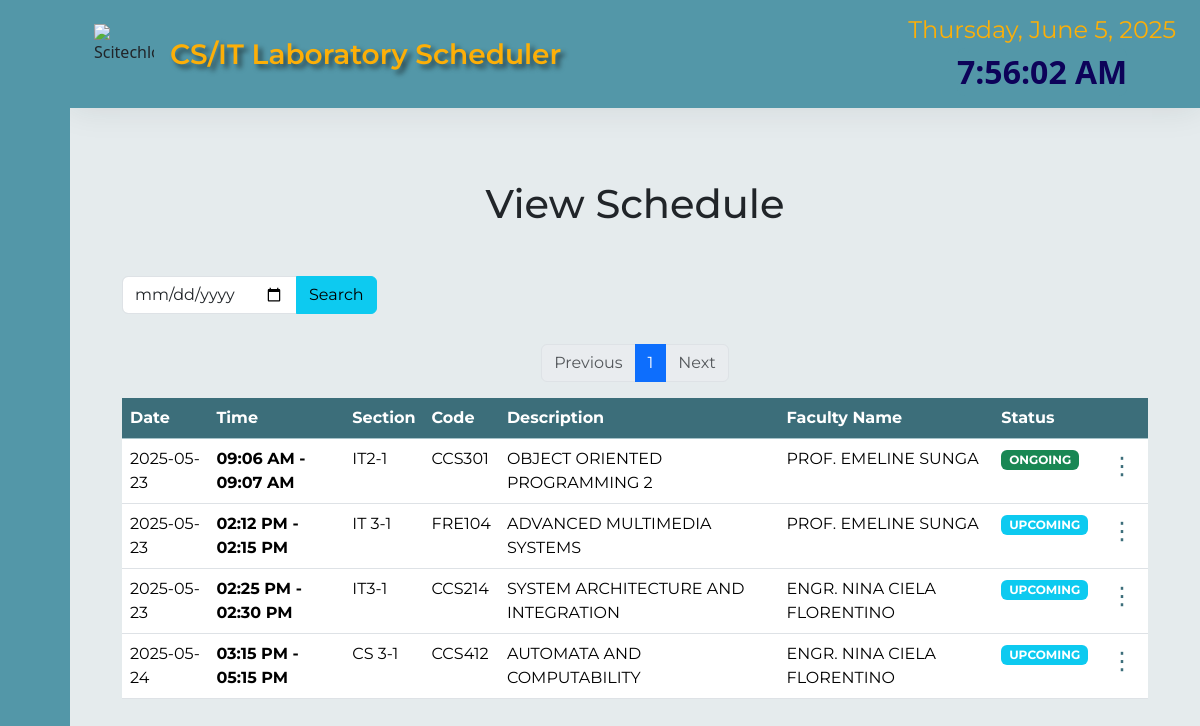
The page /view.php on the database its author committed.
### tables this page shows
CREATE TABLE `create_sched` (
  `sched_id` int(2) NOT NULL,
  `purpose` varchar(30) NOT NULL,
  `sem` varchar(30) NOT NULL,
  `program` varchar(25) NOT NULL,
  `level` varchar(30) NOT NULL,
  `section` varchar(15) NOT NULL,
  `course_code` varchar(7) NOT NULL,
  `course_desc` varchar(50) NOT NULL,
  `start_time` time NOT NULL,
  `end_time` time NOT NULL,
  `start_date` date NOT NULL,
  `end_date` date NOT NULL,
  `repeat_sched` varchar(80) NOT NULL,
  `recurrence_type` text NOT NULL,
  `faculty` varchar(30) NOT NULL,
  `status` varchar(9) NOT NULL
);

### view.php (the view, shortened to what this page needs)
<?php
include 'connection.php';
$limit = 10;
$page = isset($_GET['page']) && is_numeric($_GET['page']) ? (int)$_GET['page'] : 1;
$offset = ($page - 1) * $limit;
$total_sql = "SELECT COUNT(*) as total FROM create_sched";
$total_result = mysqli_query($conn, $total_sql);
$total_row = mysqli_fetch_assoc($total_result);
$total_schedules = $total_row['total'];
$total_pages = ceil($total_schedules / $limit);
$sql = "SELECT * FROM create_sched ORDER BY start_date, start_time LIMIT $limit OFFSET $offset";
$result = $conn->query($sql);
?>
<!doctype html>
<html lang="en">
  <head>
    <link href="https://cdn.lineicons.com/4.0/lineicons.css" rel="stylesheet">
    <link rel="stylesheet" href="styles.css">
    <link href="https://cdn.jsdelivr.net/npm/bootstrap@5.3.3/dist/css/bootstrap.min.css" rel="stylesheet">
  </head>
  <body>
    <div class="wrapper">
      <aside id="sidebar">
        <div class="d-flex">
          <button class="toggle-btn" type="button">
          </button>
        </div>
        <ul class="sidebar-nav">
          <li class="sidebar-item">
            <a href="index.php" class="sidebar-link">
            </a>
          </li>
          <li class="sidebar-item">
            <a href="#" class="sidebar-link has-dropdown collapsed" data-bs-toggle="collapse" data-bs-target="#createDropdown" aria-expanded="false" aria-controls="auth">
              </a>
          </li>
            <li class="sidebar-item">
          <a href="#" class="sidebar-link has-dropdown collapsed" data-bs-toggle="collapse" data-bs-target="#viewDropdown" aria-expanded="false" aria-controls="auth">
            </a>
          </li>
                          <li class="sidebar-item">
            <a href="#" class="sidebar-link has-dropdown collapsed" data-bs-toggle="collapse" data-bs-target="#course" aria-expanded="false" aria-controls="course">
            </a>
           <li class="sidebar-item">
            <a href="#" class="sidebar-link has-dropdown collapsed" data-bs-toggle="collapse" data-bs-target="#auth" aria-expanded="false" aria-controls="auth">
            </a>
             <li class="sidebar-item">
                <a href="#" class="sidebar-link has-dropdown collapsed" data-bs-toggle="collapse" data-bs-target="#acc" aria-expanded="false" aria-controls="auth">
                </a>
          </li>
          <li class="sidebar-footer">
          <a href="logout.php" class="sidebar-link">
            </a>
          </li>
        </ul>
      </aside>
      <div class="main">
        <nav class="navbar navbar-expand  px-4 py-4" data-bs-theme="dark">
          <div class="navbar-collapse collapse">
          <img src="assets/scitech logo.png"  alt="Scitechlogo" height="60px" width="60px">
          <a class="navbar-brand mx-3 fs-3" id="navtitle" href="#" style="text-shadow: 4px 4px 5px rgba(14, 14, 14, 0.6) !important;">CS/IT Laboratory Scheduler</a>
            <ul class="navbar-nav ms-auto">
              <li class="navbar-item dropdown">
                <div class="timer-container">
                  <div class="date" id="currentDate">
                  </div>
                  <div class="time" id="localTime">
                  </div>
                </div>
              </li>
            </ul>
          </div>
        </nav>
        <main class="content px-3 py-4">
          <section id="dashboard" class="mx-4 pb-0" style="font-family: 'Montserrat';">
            <div class="container" style="max-width: 1920px;">
              <h1 class="text-center my-5">View Schedule</h1>
              <div class="input-group" style="max-width: 400px;">
            <form action="search_class.php" method="GET" style="max-width: 400px; margin-bottom: 30px;">
              <div class="input-group">
                <input type="date" class="form-control" name="search_date" placeholder="Search by date (YYYY-MM-DD)">
                <button class="btn btn-info" type="submit" id="search-btn">
                  <i class="lni lni-search-alt"></i> Search
                </button>
              </div>
            </form>
              <br>
            </div>
              <div class="row mb-5">
                <div class="col">
                  <?php
                  echo '<nav aria-label="Schedule pagination">';
echo '<ul class="pagination justify-content-center">';
if ($page > 1) {
    echo '<li class="page-item"><a class="page-link" href="?page=' . ($page - 1) . '">Previous</a></li>';
} else {
    echo '<li class="page-item disabled"><span class="page-link">Previous</span></li>';
}
for ($i = 1; $i <= $total_pages; $i++) {
    if ($i == $page) {
        echo '<li class="page-item active"><span class="page-link">' . $i . '</span></li>';
    } else {
        echo '<li class="page-item"><a class="page-link" href="?page=' . $i . '">' . $i . '</a></li>';
    }
}
if ($page < $total_pages) {
    echo '<li class="page-item"><a class="page-link" href="?page=' . ($page + 1) . '">Next</a></li>';
} else {
    echo '<li class="page-item disabled"><span class="page-link">Next</span></li>';
}
echo '</ul>';
echo '</nav>';
                  ?>
                  <table class="table">
                    <thead class="table-info">
                      <tr>
                        <th scope="col" style="background-color: #3c6e7a; color: white;">Date</th>
                        <th scope="col" style="background-color: #3c6e7a; color: white;">Time</th>
                        <th scope="col" style="background-color: #3c6e7a; color: white;">Section</th>
                        <th scope="col" style="background-color: #3c6e7a; color: white;">Code</th>
                        <th scope="col" style="background-color: #3c6e7a; color: white;">Description</th>
                        <th scope="col" style="background-color: #3c6e7a; color: white;">Faculty Name</th>
                        <th scope="col" style="background-color: #3c6e7a; color: white;">Status</th>
                        <th scope="col" style="background-color: #3c6e7a; color: white;"></th>
                      </tr>
                    </thead>
                    <tbody>
                    <?php if ($result->num_rows > 0): ?>
                                <?php while ($row = $result->fetch_assoc()): ?>
                                    <tr>
                                    <td><?php echo htmlspecialchars($row['start_date']); ?></td>
                                    <td><b><?php echo htmlspecialchars(date("h:i A", strtotime($row['start_time'])) . " - " . date("h:i A", strtotime($row['end_time']))); ?></b></td>
                                    <td><?php echo htmlspecialchars($row['section']); ?></td>
                                    <td><?php echo htmlspecialchars($row['course_code']); ?></td>
                                    <td><?php echo htmlspecialchars($row['course_desc']); ?></td>
                                    <td><?php echo htmlspecialchars($row['faculty']); ?></td>
                                    <TD>
<span class="badge
              <?php
                switch ($row['status']) {
                  case 'ONGOING': echo 'bg-success'; break;
                  default: echo 'bg-info'; break;
                }
              ?>">
              <?php echo htmlspecialchars($row['status']); ?>
            </span>
          </td>
                                <td>
                               <div class="action-container">
  <button class="ellipsis-btn" aria-label="Actions">&#8942;</button>
</div>
                          </td>
                                </tr>
                                <?php endwhile; ?>
                                <?php endif; ?>
                    </tbody>
                  </table>
                </div>
              </div>
            </div>
          </section>
        </main>
      </div>
    </div>
  </body>
</html>

### styles.css (style rules this page uses)
#navtitle { text-align: center; justify-content: center; font-weight: 600; color: #fdaf07; font-family: 'Montserrat'; }
a:link { text-decoration: none; }
li { list-style: none; }
.wrapper { display: flex; }
.main { display: flex; flex-direction: column; min-height: 100vh; width: 100%; overflow: hidden; transition: all 0.35s ease-in-out; background-color: #e5ebed; min-width: 0; }
#sidebar { width: 70px; min-width: 70px; z-index: 1000; transition: all .25s ease-in-out; background-color: #5397a8; display: flex; flex-direction: column; }
.toggle-btn { background-color: transparent; cursor: pointer; border: 0; padding: 1rem 1.5rem; margin-top: 18px; }
.sidebar-nav { padding: 2rem 0; flex: 1 1 auto; }
a.sidebar-link { padding: .625rem 1.625rem; color: #130164; display: block; font-size: 1rem; white-space: nowrap; border-left: 3px solid transparent; }
.sidebar-item { position: relative; }
.navbar { background-color: #5397a8; box-shadow: 0 0 2rem 0 rgba(33, 37, 41, .1); }
.navbar-expand .navbar-collapse { min-width: 200px; }
.timer-container { display: flex; flex-direction: column; justify-content: center; align-items: center; height: 40px; background-color: #5397a8; }
.date { font-size: 1.5rem; margin-bottom: 0px; color: #fdaf07; font-family: 'Montserrat'; }
.time { font-size: 2rem; font-weight: bold; background-color: #5397a8; color: #0d0259; padding: 0px; border-radius: 8px; }
.row { -webkit-border-radius: 50px; -moz-border-radius: 50px; border-radius: 50px; }

### view.php (style rules this page uses)
.action-container { position: relative; display: inline-block; }
.ellipsis-btn { cursor: pointer; font-size: 24px; border: none; background: transparent; color: #3c6e7a; }

### rows shown on the page
create_sched: start_date "2025-05-23", start_time+end_time "09:06 AM - 09:07 AM", section "IT2-1", course_code "CCS301", course_desc "OBJECT ORIENTED PROGRAMMING 2", faculty "PROF. EMELINE SUNGA", status "ONGOING"
create_sched: start_date "2025-05-23", start_time+end_time "02:12 PM - 02:15 PM", section "IT 3-1", course_code "FRE104", course_desc "ADVANCED MULTIMEDIA SYSTEMS", faculty "PROF. EMELINE SUNGA", status "UPCOMING"
create_sched: start_date "2025-05-23", start_time+end_time "02:25 PM - 02:30 PM", section "IT3-1", course_code "CCS214", course_desc "SYSTEM ARCHITECTURE AND INTEGRATION", faculty "ENGR. NINA CIELA FLORENTINO", status "UPCOMING"
create_sched: start_date "2025-05-24", start_time+end_time "03:15 PM - 05:15 PM", section "CS 3-1", course_code "CCS412", course_desc "AUTOMATA AND COMPUTABILITY", faculty "ENGR. NINA CIELA FLORENTINO", status "UPCOMING"
